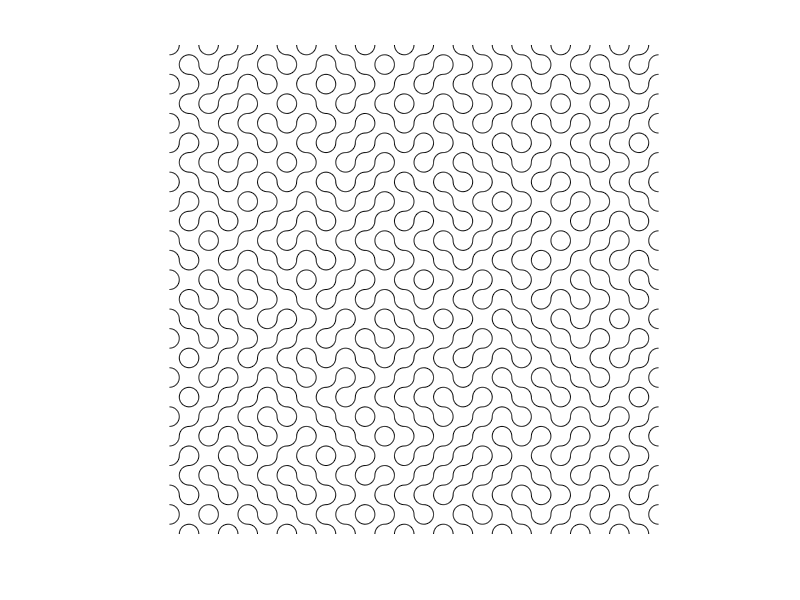

The MATLAB script that drew this image:
%truchet tiling
function truchettiling
   
total=25;
cmap=hsv(total+2);
for n=1:total
    for m=1:total
        
        if rand>0.5
           [x,y]=truchet(2);
        else
           [x,y]=truchet(1); 
        end
        line(x+n,y+m,'color','k');
        %line(x+n,y+m,'color',);
        %line(n,m)
    end
end
axis equal off

function [x,y]=truchet(choice)
       noofpoints=15;
       if choice==1
           t1=linspace(0,pi/2,noofpoints)';
           t2=linspace(pi,3*pi/2,noofpoints)';  
           r=0.5*ones(length(t1),2);
           [x,y]=pol2cart([t1 t2],r);
           x(:,2)=x(:,2);
           y(:,2)=y(:,2)+1;
           
           x(:,1)=x(:,1)-1;
           %y(:,2)=y(:,2)+1;
       else
           t1=linspace(pi/2,pi,noofpoints)';
           t2=linspace(3*pi/2,2*pi,noofpoints)';  
           r=0.5*ones(length(t1),2);
           [x,y]=pol2cart([t1 t2],r);
           x(:,2)=x(:,2)-1;
           y(:,2)=y(:,2)+1;
       end
       
           
